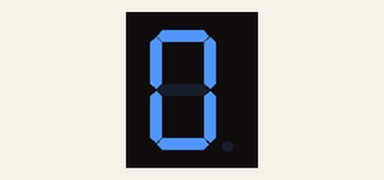
Recording of a sketch running on a simulated Arduino Uno, built with avr-gcc and run on an emulated ATmega328P. Shown: 1-digit seven-segment display. Wiring (inferred from the names in the program): 1-digit 7-segment display, segments lit when LOW: segments pin 13, pin 10, pin 12, pin 11, pin 9, pin 8, pin 7. The segment pins are drawn as the display they are named for.

Above: at 0.15 s.

The sketch:

caixa_supermercado.ino
```cpp
int a = 7;
int b = 8;
int c = 9;
int d = 11;
int e = 12;
int f = 10;
int g = 13;

void setup(){

  pinMode(a, OUTPUT);
  pinMode(b, OUTPUT);
  pinMode(c, OUTPUT);
  pinMode(d, OUTPUT);
  pinMode(e, OUTPUT);
  pinMode(f, OUTPUT);
  pinMode(g, OUTPUT);
}

void loop(){
  digitalWrite(a, HIGH);
  delay(300);
  digitalWrite(a, LOW);
}
```
